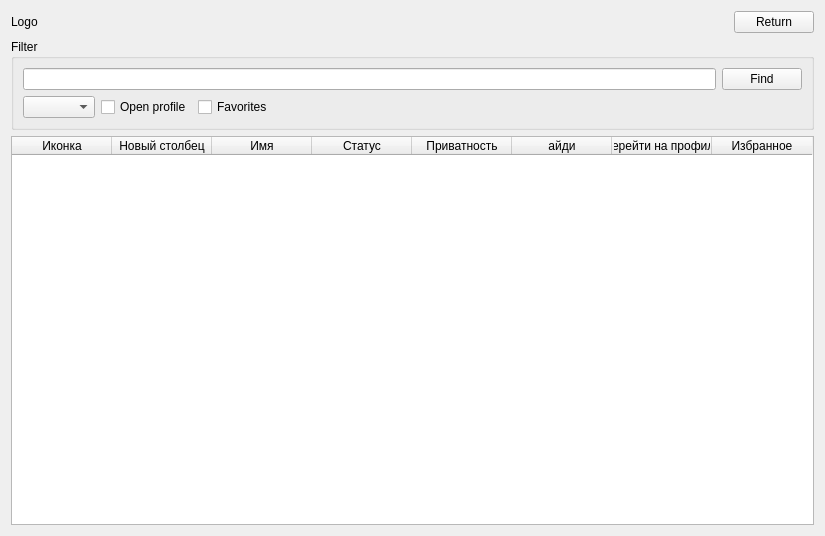
<?xml version="1.0" encoding="UTF-8"?>
<ui version="4.0">
 <class>FormFriends</class>
 <widget class="QWidget" name="FormFriends">
  <property name="geometry">
   <rect>
    <x>0</x>
    <y>0</y>
    <width>825</width>
    <height>536</height>
   </rect>
  </property>
  <property name="windowTitle">
   <string>SteamAchievementsStatistic</string>
  </property>
  <layout class="QGridLayout" name="gridLayout_3">
   <item row="0" column="0">
    <widget class="QLabel" name="LabelLogo">
     <property name="text">
      <string>Logo</string>
     </property>
    </widget>
   </item>
   <item row="0" column="1">
    <spacer name="horizontalSpacer">
     <property name="orientation">
      <enum>Qt::Horizontal</enum>
     </property>
     <property name="sizeHint" stdset="0">
      <size>
       <width>40</width>
       <height>20</height>
      </size>
     </property>
    </spacer>
   </item>
   <item row="0" column="2">
    <widget class="QPushButton" name="ButtonReturn">
     <property name="text">
      <string>Return</string>
     </property>
    </widget>
   </item>
   <item row="5" column="0" colspan="3">
    <widget class="QGroupBox" name="GroupBoxFilter">
     <property name="title">
      <string>Filter</string>
     </property>
     <layout class="QGridLayout" name="gridLayout_2">
      <item row="1" column="0">
       <widget class="QComboBox" name="ComboBoxStatus"/>
      </item>
      <item row="0" column="4">
       <widget class="QPushButton" name="ButtonFind">
        <property name="text">
         <string>Find</string>
        </property>
       </widget>
      </item>
      <item row="1" column="1">
       <widget class="QCheckBox" name="CheckBoxOpenProfile">
        <property name="text">
         <string>Open profile</string>
        </property>
       </widget>
      </item>
      <item row="1" column="2">
       <widget class="QCheckBox" name="CheckBoxFavorites">
        <property name="text">
         <string>Favorites</string>
        </property>
       </widget>
      </item>
      <item row="1" column="3">
       <spacer name="horizontalSpacer_2">
        <property name="orientation">
         <enum>Qt::Horizontal</enum>
        </property>
        <property name="sizeHint" stdset="0">
         <size>
          <width>40</width>
          <height>20</height>
         </size>
        </property>
       </spacer>
      </item>
      <item row="0" column="0" colspan="4">
       <widget class="QLineEdit" name="LineEditName"/>
      </item>
     </layout>
    </widget>
   </item>
   <item row="6" column="0" colspan="3">
    <widget class="QTableWidget" name="TableWidgetFriends">
     <property name="sortingEnabled">
      <bool>true</bool>
     </property>
     <property name="columnCount">
      <number>8</number>
     </property>
     <column>
      <property name="text">
       <string>Иконка</string>
      </property>
     </column>
     <column>
      <property name="text">
       <string>Новый столбец</string>
      </property>
     </column>
     <column>
      <property name="text">
       <string>Имя</string>
      </property>
     </column>
     <column>
      <property name="text">
       <string>Статус</string>
      </property>
     </column>
     <column>
      <property name="text">
       <string>Приватность</string>
      </property>
     </column>
     <column>
      <property name="text">
       <string>айди</string>
      </property>
     </column>
     <column>
      <property name="text">
       <string>Перейти на профиль</string>
      </property>
     </column>
     <column>
      <property name="text">
       <string>Избранное</string>
      </property>
     </column>
    </widget>
   </item>
  </layout>
 </widget>
 <resources/>
 <connections/>
</ui>
